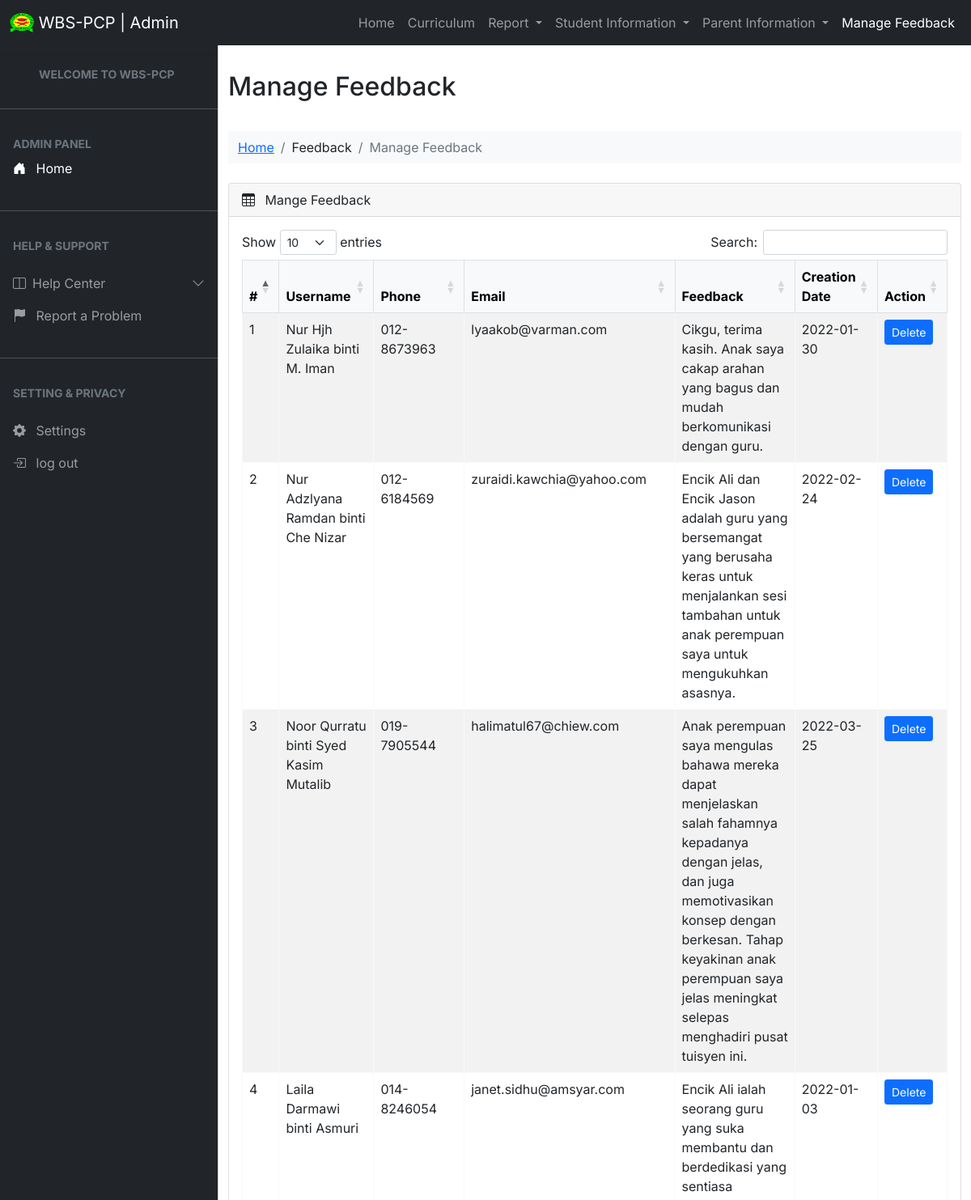
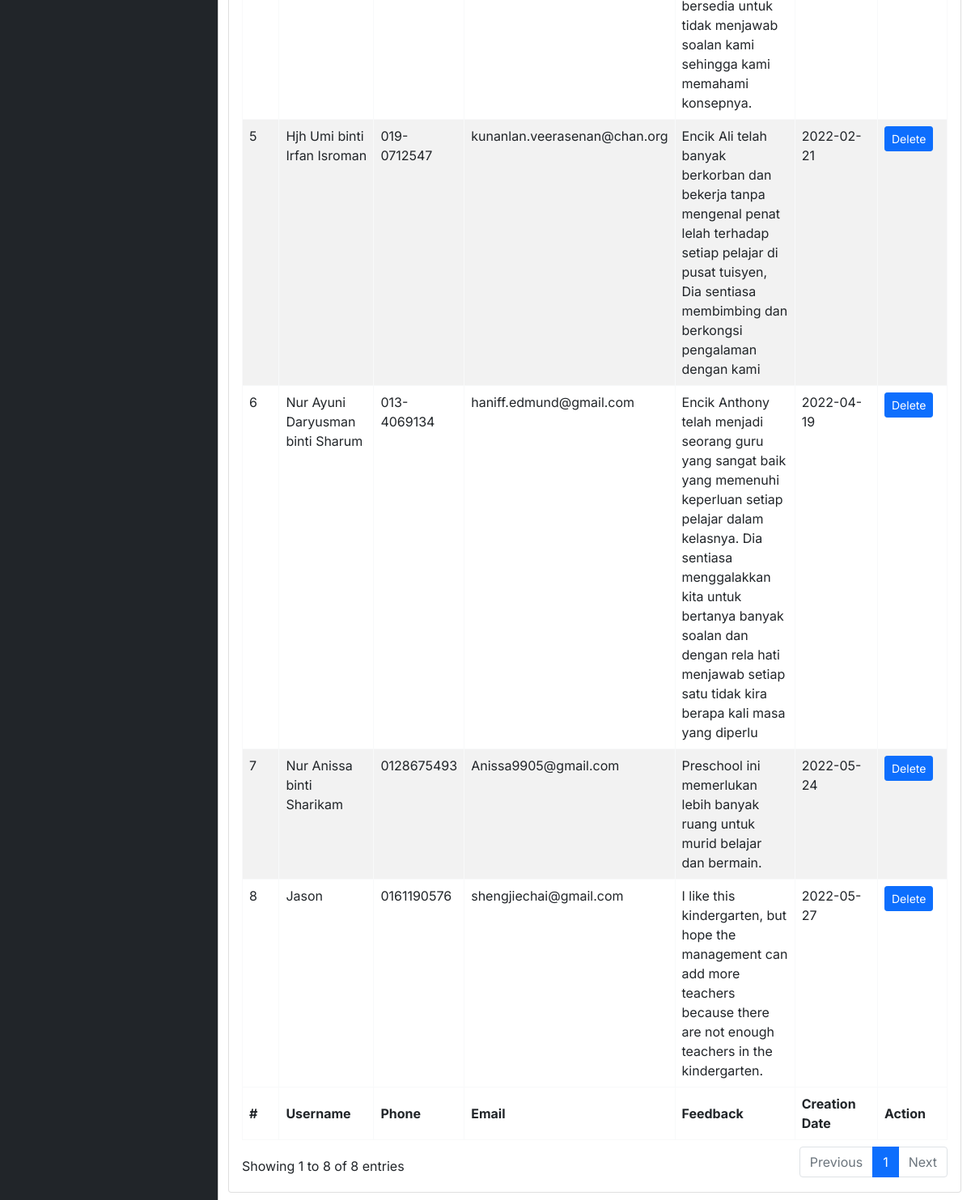
Screenshot of /Teacher2/feedback.php with the database file from the repository (2 pictures, top to bottom).
### tables this page shows
CREATE TABLE `feedback` (
  `FeedbackId` int(11) NOT NULL,
  `UserName` varchar(255) NOT NULL,
  `PhoneNumber` varchar(255) NOT NULL,
  `Email` varchar(255) NOT NULL,
  `Feedback` varchar(255) NOT NULL,
  `CreationDate` date NOT NULL
);

### Teacher2/feedback.php (the view, shortened to what this page needs)
<?php
$page = 'feedback';
?>
<!DOCTYPE html>
<html lang="en">
<head>
    <link href="https://cdn.jsdelivr.net/npm/bootstrap@5.1.3/dist/css/bootstrap.min.css" rel="stylesheet">
    <link rel="stylesheet" href="https://cdn.jsdelivr.net/npm/bootstrap-icons@1.8.1/font/bootstrap-icons.css">
    <link rel="stylesheet" href="../css/style.css" />
    <link rel="stylesheet" href="https://cdn.jsdelivr.net/npm/bootstrap-icons@1.8.1/font/bootstrap-icons.css">
    <link rel="stylesheet" href="https://cdn.datatables.net/1.11.5/css/dataTables.bootstrap5.min.css">
</head>
<body>
    <?php include('../includes/topbar.php'); ?>
    <?php include('../includes/leftbar.php'); ?>
    <div class="main-content">
        <main class="mt-5 pt-3">
            <div class="container-fluid">
                <br>
                <div class="row page-title-div">
                    <h2 class="title">Manage Feedback</h2>
                </div>
                <br>
            </div>
            <div class="container-fluid">
                <div class="bg-light mt-1">
                    <div class="container">
                        <div class="row">
                            <div class="col-12">
                                <nav aria-label="breadcrumb">
                                    <ol class="breadcrumb mb-0 py-2">
                                        <li class="breadcrumb-item"><a href="../Teacher2/home.php">Home</a></li>
                                        <li class="breadcrumb-item" aria-current="page">Feedback</a></li>
                                        <li class="breadcrumb-item active" aria-current="page">Manage Feedback</li>
                                    </ol>
                                </nav>
                            </div>
                        </div>
                    </div>
                </div>
                <br>
            </div>
            <div class="container-fluid">
                <div class="row">
                    <div class="col-md-12 mb-3">
                        <div class="card">
                            <div class="card-header">
                                <span><i class="bi bi-table me-2"></i></span> Mange Feedback
                            </div>
                            <div class="card-body">
                                <div class="table-responsive">
                                    <table id="example" class="table table-striped data-table table-bordered border-light" style="width: 100%">
                                        <thead class="table-light">
                                            <tr>
                                                <th>#</th>
                                                <th>Username</th>
                                                <th>Phone</th>
                                                <th>Email</th>
                                                <th>Feedback</th>
                                                <th>Creation Date</th>
                                                <th>Action</th>
                                            </tr>
                                        </thead>
                                        <tbody>
                                            <?php
                                            require '../includes/database.php';
                                            $sql = "SELECT * FROM feedback";
                                            $result = $conn->query($sql);
                                            while ($row = $result->fetch_assoc()) {
                                                echo "<tr>
                                            <td>" . $row["FeedbackId"] . "</td>
                                            <td>" . $row["UserName"] . "</td>
                                            <td>" . $row["PhoneNumber"] . "</td>
                                            <td>" . $row["Email"] . "</td>
                                            <td>" . $row["Feedback"] . "</td>
                                            <td>" . $row["CreationDate"] . "</td>
                                            <td>
                                                <a class='btn btn-primary btn-sm' href='delete'>Delete</a>
                                            </td>
                                            </tr>";
                                            }
                                            ?>
                                        </tbody>
                                        <tfoot>
                                            <tr>
                                                <th>#</th>
                                                <th>Username</th>
                                                <th>Phone</th>
                                                <th>Email</th>
                                                <th>Feedback</th>
                                                <th>Creation Date</th>
                                                <th>Action</th>
                                            </tr>
                                        </tfoot>
                                    </table>
                                </div>
                            </div>
                        </div>
                    </div>
                </div>
            </div>
        </main>
</body>
</html>

### includes/topbar.php (shortened to what this page needs)
<nav class="navbar navbar-expand-lg navbar-dark bg-dark fixed-top">
	<div class="container-fluid">
		<a class="navbar-brand" data-bs-toggle="offcanvas.show" data-bs-target="#sidebar" aria-controls="offcanvasExample">
			<img src="../Img/TasneemLogo.png" alt="" width="30" height="24" class="d-inline-block align-text-top">
			WBS-PCP | Admin
		</a>
		<div class="collapse navbar-collapse" id="navbarSupportedContent">
			<ul class="navbar-nav ms-auto mb-2 mb-lg-0">
				<li class="nav-item">
					<a class="nav-link <?php if($page=='home'){echo'active';}?>" aria-current="page" href="../Teacher2/home.php">Home</a>
				</li>
				<li class="nav-item">
					<a class="nav-link <?php if($page=='curriculum'){echo'active';}?>" href="../Teacher2/curriculum.php">Curriculum</a>
				</li>
				<li class="nav-item dropdown">
					<a class="nav-link <?php if($page=='report'){echo'active';}?> dropdown-toggle" href="#" id="navbarDropdown" role="button" data-bs-toggle="dropdown" aria-expanded="false">
						Report
					</a>
				</li>
				<li class="nav-item dropdown">
					<a class="nav-link <?php if($page=='students'){echo'active';}?> dropdown-toggle" href="#" id="navbarDropdown" role="button" data-bs-toggle="dropdown" aria-expanded="false">
						Student Information
					</a>
				</li>
				<li class="nav-item dropdown">
					<a class="nav-link dropdown-toggle <?php if($page=='parent'){echo'active';}?>" href="#" id="navbarDropdown" role="button" data-bs-toggle="dropdown" aria-expanded="false">
						Parent Information
					</a>
				<li class="nav-item">
					<a class="nav-link <?php if($page=='feedback'){echo'active';}?>" href="../Teacher2/feedback.php">Manage Feedback</a>
				</li>
				</li>
			</ul>
		</div>
	</div>
</nav>

### includes/leftbar.php (shortened to what this page needs)
<div class="offcanvas offcanvas-start sidebar-nav bg-dark" tabindex="-1" id="sidebar">
    <div class="offcanvas-body p-0">
        <nav class="navbar-dark">
            <ul class="navbar-nav">
                <li class="my-1">
                    <hr class="dropdown-divider" />
                </li>
                <li>
                    <div class="text-muted small fw-bold text-uppercase px-5">
                        Welcome to WBS-PCP
                    </div>
                </li>
                <li class="my-4">
                    <hr class="dropdown-divider bg-light" />
                </li>
                <li>
                    <div class="text-muted small fw-bold text-uppercase px-3">
                        Admin Panel
                    </div>
                </li>
                <li>
                    <a href="#" class="nav-link px-3 active">
                        <span class="me-2"><i class="bi bi-house-door-fill"></i></span>
                        <span>Home</span>
                    </a>
                </li>
                <li class="my-4">
                    <hr class="dropdown-divider bg-light" />
                </li>
                <li>
                    <div class="text-muted small fw-bold text-uppercase px-3 mb-3">
                        Help & Support
                    </div>
                </li>
                <li>
                    <a class="nav-link px-3 sidebar-link" data-bs-toggle="collapse" href="#layouts">
                        <span class="me-2"><i class="bi bi-layout-split"></i></span>
                        <span>Help Center</span>
                        <span class="ms-auto">
                            <span class="right-icon">
                                <i class="bi bi-chevron-down"></i>
                            </span>
                        </span>
                    </a>
                </li>
                <li>
                    <a href="#" class="nav-link px-3">
                        <span class="me-2"><i class="bi bi-flag-fill"></i></span>
                        <span>Report a Problem</span>
                    </a>
                </li>
                <li class="my-4">
                    <hr class="dropdown-divider bg-light" />
                </li>
                <li>
                    <div class="text-muted small fw-bold text-uppercase px-3 mb-3">
                        Setting & Privacy
                    </div>
                </li>
                <li>
                    <a href="#" class="nav-link px-3">
                        <span class="me-2"><i class="bi bi-gear-fill"></i></span>
                        <span>Settings</span>
                    </a>
                </li>
                <li>
                    <a href="../Website/index.php" class="nav-link px-3">
                        <span class="me-2"><i class="bi bi-box-arrow-in-right"></i></span>
                        <span>log out</span>
                    </a>
                </li>
            </ul>
        </nav>
    </div>
</div>

### css/style.css (style rules this page uses)
body, button { font-family: "Inter", sans-serif; }
:root { --offcanvas-width: 270px; --topNavbarHeight: 56px; }
.sidebar-nav { width: var(--offcanvas-width); }
.sidebar-link { display: flex; align-items: center; }
.sidebar-link .right-icon { display: inline-flex; }
@media (min-width: 992px) { body { overflow: auto !important; } }
@media (min-width: 992px) { main { margin-left: var(--offcanvas-width); } }
@media (min-width: 992px) { .sidebar-nav { -webkit-transform: none; transform: none; visibility: visible !important; height: calc(100% - var(--topNavbarHeight)); top: var(--topNavbarHeight); } }

### rows the page displays
feedback: FeedbackId "1", UserName "Nur Hjh Zulaika binti M. Iman", PhoneNumber "012-8673963", Email "lyaakob@varman.com", Feedback "Cikgu, terima kasih. Anak saya cakap arahan yang bagus dan mudah berkomunikasi dengan guru.", CreationDate "2022-01-30"
feedback: FeedbackId "2", UserName "Nur Adzlyana Ramdan binti Che Nizar", PhoneNumber "012-6184569", Email "zuraidi.kawchia@yahoo.com", Feedback "Encik Ali dan Encik Jason adalah guru yang bersemangat yang berusaha keras untuk menjalankan sesi tambahan untuk anak perempuan saya untuk mengukuhkan asasnya.", CreationDate "2022-02-24"
feedback: FeedbackId "3", UserName "Noor Qurratu binti Syed Kasim Mutalib", PhoneNumber "019-7905544", Email "halimatul67@chiew.com", Feedback "Anak perempuan saya mengulas bahawa mereka dapat menjelaskan salah fahamnya kepadanya dengan jelas, dan juga memotivasikan konsep dengan berkesan. Tahap keyakinan anak perempuan saya jelas meningkat selepas menghadiri pusat tuisyen ini.", CreationDate "2022-03-25"
feedback: FeedbackId "4", UserName "Laila Darmawi binti Asmuri", PhoneNumber "014-8246054", Email "janet.sidhu@amsyar.com", Feedback "Encik Ali ialah seorang guru yang suka membantu dan berdedikasi yang sentiasa bersedia untuk tidak menjawab soalan kami sehingga kami memahami konsepnya.", CreationDate "2022-01-03"
feedback: FeedbackId "5", UserName "Hjh Umi binti Irfan Isroman", PhoneNumber "019-0712547", Email "kunanlan.veerasenan@chan.org", Feedback "Encik Ali telah banyak berkorban dan bekerja tanpa mengenal penat lelah terhadap setiap pelajar di pusat tuisyen, Dia sentiasa membimbing dan berkongsi pengalaman dengan kami", CreationDate "2022-02-21"
feedback: FeedbackId "6", UserName "Nur Ayuni Daryusman binti Sharum", PhoneNumber "013-4069134", Email "haniff.edmund@gmail.com", Feedback "Encik Anthony telah menjadi seorang guru yang sangat baik yang memenuhi keperluan setiap pelajar dalam kelasnya. Dia sentiasa menggalakkan kita untuk bertanya banyak soalan dan dengan rela hati menjawab setiap satu tidak kira berapa kali masa yang diperlu", CreationDate "2022-04-19"
feedback: FeedbackId "7", UserName "Nur Anissa binti Sharikam", PhoneNumber "0128675493", Email "Anissa9905@gmail.com", Feedback "Preschool ini memerlukan lebih banyak ruang untuk murid belajar dan bermain.", CreationDate "2022-05-24"
feedback: FeedbackId "8", UserName "Jason", PhoneNumber "0161190576", Email "shengjiechai@gmail.com", Feedback "I like this kindergarten, but hope the management can add more teachers because there are not enough teachers in the kindergarten.", CreationDate "2022-05-27"
